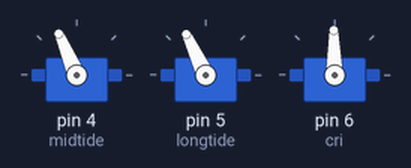
Bench run of a sketch on a simulated Arduino Uno, built with avr-gcc and run on an emulated ATmega328P. Parts: 3 × servo.

Above: at 1.37 s.
At 6.61 s:
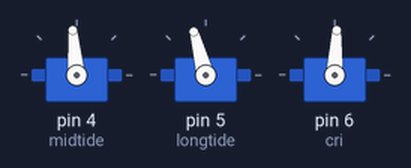
At 11.8 s:
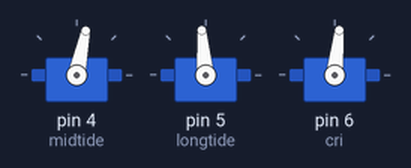
At 19.39 s:
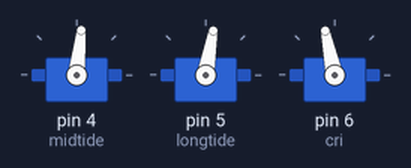
At 27.72 s:
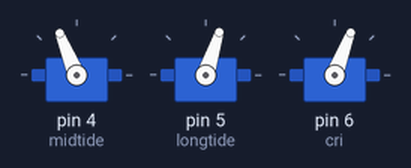
At 37.36 s:
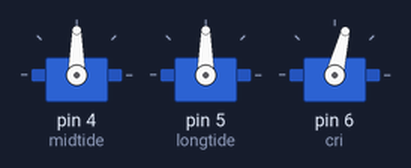
Timing chart, 0 to 40.0 s (numbered marks = the images above):
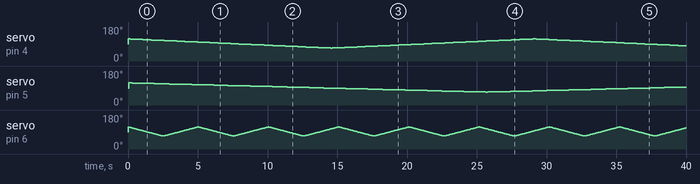

Measured:
- by itself, servo on pin 4 (midtide): 90° → 117° at 0.03 s, → 116° 0.14 s later, → 115° 0.32 s later, → 114° 0.29 s later, … (135 changes in this stretch)
- by itself, servo on pin 5 (longtide): 90° → 117° at 0.05 s, → 116° 0.26 s later, → 115° 0.56 s later, → 114° 0.52 s later, … (77 changes in this stretch)

The sketch:

craniosacral.ino
```cpp
/**
 * Sweep on the three main craniosacral frequencies.
 */

#include <Servo.h>

Servo midtide;
Servo longtide;
Servo cri;

// 2 - 2.5 cycles per minute
unsigned long midtide_last = 0;
unsigned long midtide_interval = 28;
byte midtide_direction = 1;
long midtide_pos = 1750;

// 100 secs per cycle
unsigned long longtide_last = 0;
unsigned long longtide_interval = 50;
byte longtide_direction = 1;
long longtide_pos = 1750;

// 8 - 14 cycles per minute
unsigned long cri_last = 0;
unsigned long cri_interval = 4;
byte cri_direction = 1;
long cri_pos = 1750;

void setup()
{
  midtide.attach(4);
  longtide.attach(5);
  cri.attach(6);

}


void loop()
{
  //midtide.writeMicroseconds(1250);
  unsigned long now = millis();

  // mid tide
  if (now - midtide_last > midtide_interval) {
    midtide_last = now;
    if (midtide_direction) {
      midtide_pos++;
      if (midtide_pos <= 1750) {
        midtide.writeMicroseconds(midtide_pos);
      } else {
        midtide_direction = !midtide_direction;
      }
    }
    if (!midtide_direction) {
      midtide_pos--;
      if (midtide_pos >= 1250) {
        midtide.writeMicroseconds(midtide_pos);
      } else {
        midtide_direction = !midtide_direction;
      }
    }
  }

  // longtide tide
  if (now - longtide_last > longtide_interval) {
    longtide_last = now;
    if (longtide_direction) {
      longtide_pos++;
      if (longtide_pos <= 1750) {
        longtide.writeMicroseconds(longtide_pos);
      } else {
        longtide_direction = !longtide_direction;
      }
    }
    if (!longtide_direction) {
      longtide_pos--;
      if (longtide_pos >= 1250) {
        longtide.writeMicroseconds(longtide_pos);
      } else {
        longtide_direction = !longtide_direction;
      }
    }
  }

  // cri
  if (now - cri_last > cri_interval) {
    cri_last = now;
    if (cri_direction) {
      cri_pos++;
      if (cri_pos <= 1750) {
        cri.writeMicroseconds(cri_pos);
      } else {
        cri_direction = !cri_direction;
      }
    }
    if (!cri_direction) {
      cri_pos--;
      if (cri_pos >= 1250) {
        cri.writeMicroseconds(cri_pos);
      } else {
        cri_direction = !cri_direction;
      }
    }
  }


}
```
